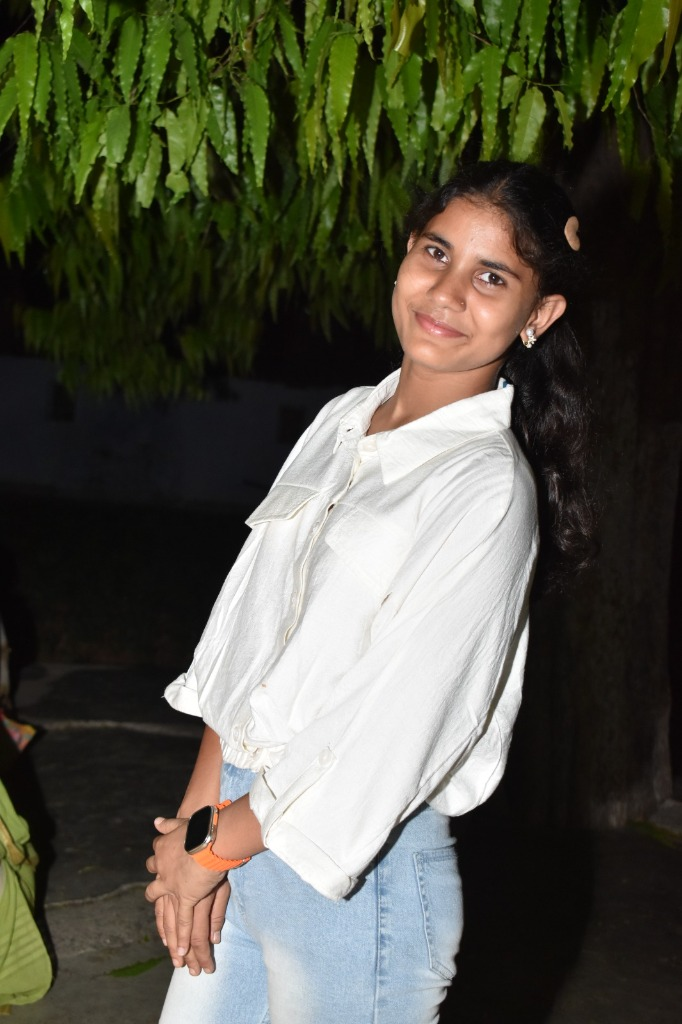
#> input picture assets/images/sanskriti_white_top.jpg, 682 x 1024 px, found by its file name
$ python crop_faces.py
#> lines starting #> are read from the running program, lines starting #| are printed output that depends on the picture
import os
from PIL import Image

images_dir = r"c:\Users\srija\Downloads\sanskriti-15th-birthday\assets\images"

# Define crop bounding boxes (left, upper, right, lower) as ratios of (width, height)
crops = {
    "sanskriti_white_top.jpg": (0.45, 0.05, 0.95, 0.50),
    "sanskriti_pink_dress.jpg": (0.25, 0.15, 0.80, 0.55),
    "sanskriti_yellow_event.jpg": (0.22, 0.02, 0.50, 0.45),
    "sanskriti_yellow_candid.jpg": (0.32, 0.05, 0.72, 0.65),
    "sanskriti_yellow_drapes.jpg": (0.38, 0.20, 0.72, 0.65),
    "sanskriti_school.jpg": (0.50, 0.28, 0.80, 0.55),
    "sanskriti_calf.jpg": (0.38, 0.35, 0.98, 0.75),
    "sanskriti_puppy.jpg": (0.42, 0.38, 0.98, 0.78),
    "sanskriti_portrait.jpg": (0.20, 0.15, 0.90, 0.75),
    "sanskriti_cultural.jpg": (0.30, 0.20, 0.65, 0.55),
    "sanskriti_childhood.jpg": (0.15, 0.10, 0.85, 0.90)
}

for filename, (r_left, r_top, r_right, r_bottom) in crops.items():
    filepath = os.path.join(images_dir, filename)
    if os.path.exists(filepath):
        try:
            with Image.open(filepath) as img:
#> img is the input picture: PIL image 682x1024 RGB; mean R, G, B 84.2, 84.7, 70.5
                w, h = img.size
#> w = 682; h = 1024
                left = int(r_left * w)
#> left = 306
                top = int(r_top * h)
#> top = 51
                right = int(r_right * w)
#> right = 647
                bottom = int(r_bottom * h)
#> bottom = 512

                cropped = img.crop((left, top, right, bottom))
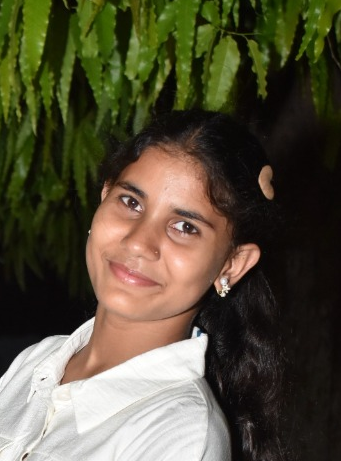
#> cropped: PIL image 341x461 RGB; mean R, G, B 86.3, 80.5, 59.7
                cropped.save(filepath, quality=95)
                print(f"Successfully cropped face for {filename}: ({left}, {top}, {right}, {bottom}) from original {w}x{h}")
#| Successfully cropped face for sanskriti_white_top.jpg: (306, 51, 647, 512) from original 682x1024
        except Exception as e:
            print(f"Error cropping {filename}: {e}")
    else:
        print(f"File not found: {filepath}")
#> pass 2 of the loop `for filename, (r_left, r_top, r_right, r_bottom) in crops.items():`:
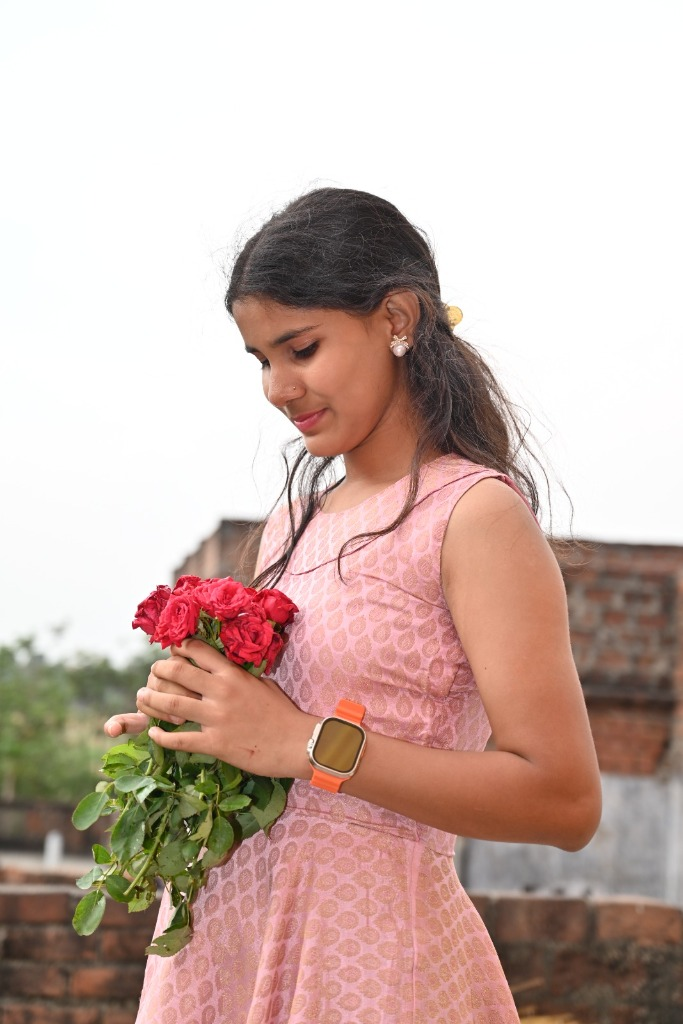
#> input picture assets/images/sanskriti_pink_dress.jpg, 683 x 1024 px, found by its file name
#> img is the input picture: PIL image 683x1024 RGB; mean R, G, B 201.7, 178.6, 170.2
#> `cropped = img.crop((left, top, right, bottom))`:
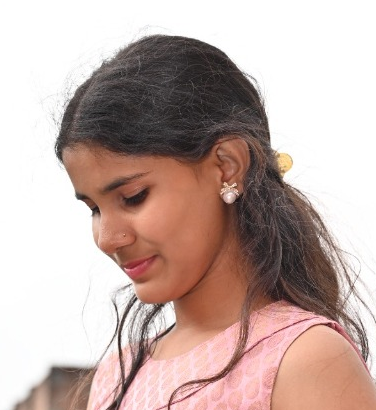
#> cropped: PIL image 376x410 RGB; mean R, G, B 195.7, 175, 169.2
#| Successfully cropped face for sanskriti_pink_dress.jpg: (170, 153, 546, 563) from original 683x1024
#> pass 3 of the loop `for filename, (r_left, r_top, r_right, r_bottom) in crops.items():`:
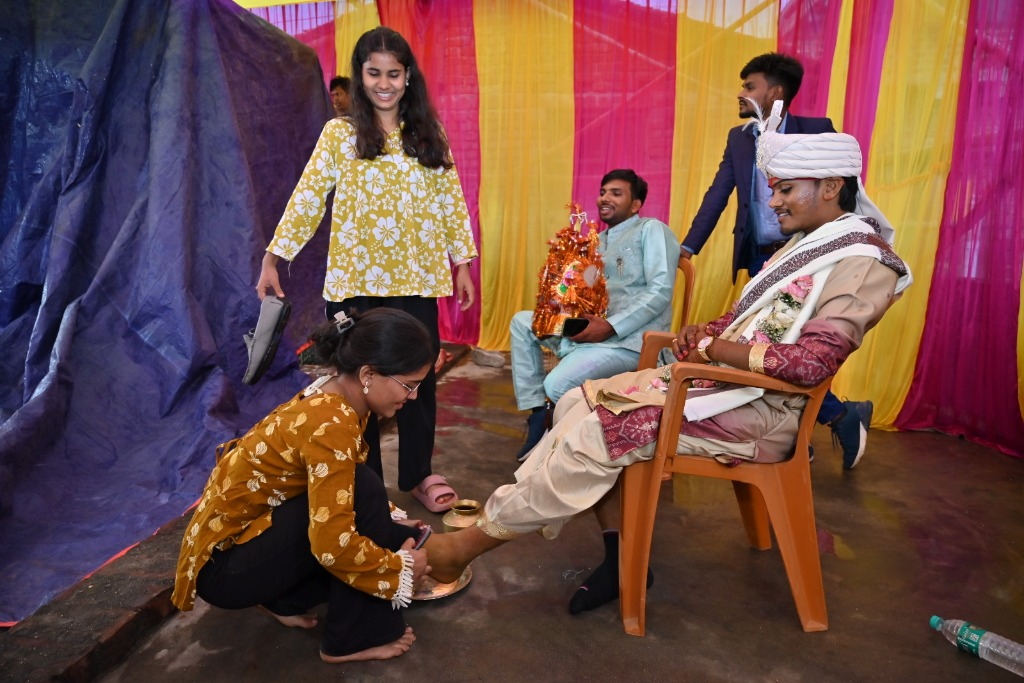
#> input picture assets/images/sanskriti_yellow_event.jpg, 1024 x 683 px, found by its file name
#> img is the input picture: PIL image 1024x683 RGB; mean R, G, B 113.1, 76.1, 72.1
#> `cropped = img.crop((left, top, right, bottom))`:
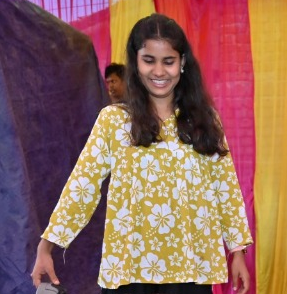
#> cropped: PIL image 287x294 RGB; mean R, G, B 144.3, 102.7, 91
#| Successfully cropped face for sanskriti_yellow_event.jpg: (225, 13, 512, 307) from original 1024x683
#> the loop made 11 passes; the first 3 are shown
